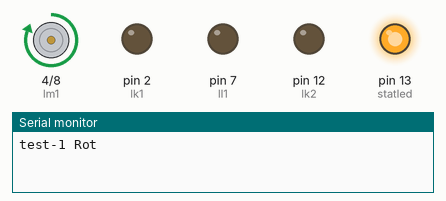
A sketch run on a simulated Arduino Uno, built with avr-gcc and run on an emulated ATmega328P. On the bench: motor-driver pin pairs drawn as motors (green arrow = first pin HIGH = forward, orange = second pin HIGH = backward, longer = more drive), output pins drawn as LEDs (lit = HIGH), the last lines printed to the serial monitor.

Above: at 0.4 s.
At 2.0 s:
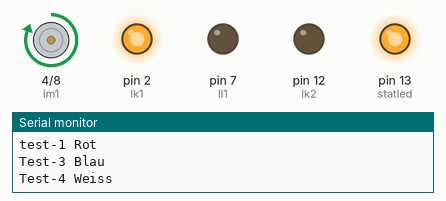
At 2.8 s:
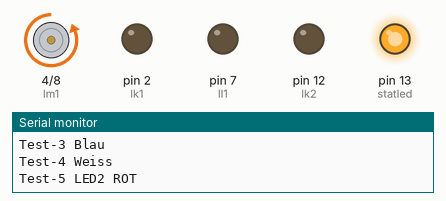
At 3.6 s:
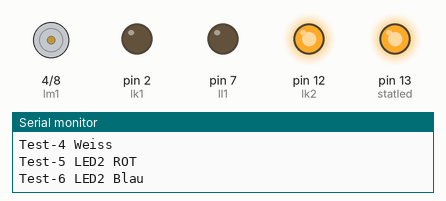
At 5.2 s:
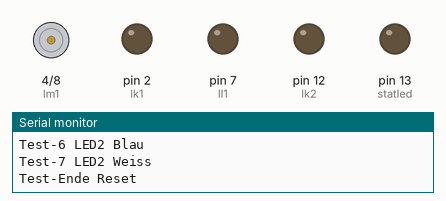
At 6.8 s:
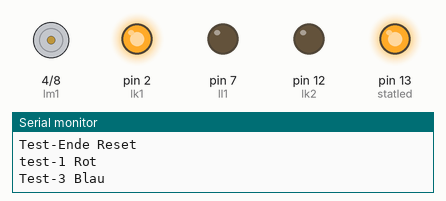
Timing chart, 0 to 7.3 s (numbered marks = the images above):
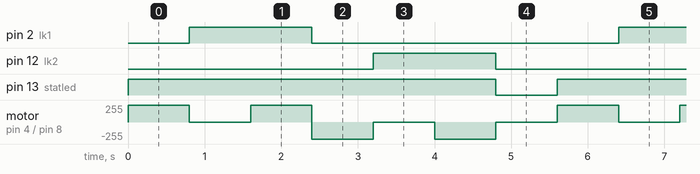

Measured:
- by itself, pin 2 (lk1), pin 12 (lk2): alternates HIGH for 1.6 s and LOW for 4.0 s
- by itself, pin 13 (statled): alternates HIGH for 4.8 s and LOW for 0.80 s
- by itself, motor on pin 4 (lm1) / pin 8 (lm2): repeats every 5.6 s: stopped 0.80 s, forward 255/255 0.80 s, 2 × (backward 255/255 0.80 s, stopped 0.80 s), forward 255/255 0.80 s

The sketch:

_3farb_led_tests.ino
```cpp
/*
  Dieses kleine Programm laesst die 2 LED's abwechselnd Blinken
 */

//globale variable
// lk1 = led1 pin kurz
// lm1 = led1 pin mittel
// ll1 = led1 pin lang
int statled=13;
int lk1=2;
int lm1=4;
int ll1=7;
// led2
int lk2=12;
int lm2=8;
int chtime=800;

//starte setup
void setup()
{
  Serial.begin(9600);
  pinMode(statled,OUTPUT);
  pinMode(lk1,OUTPUT);
  pinMode(lm1,OUTPUT);
  pinMode(ll1,OUTPUT);
  pinMode(lm2,OUTPUT);
  pinMode(lk2,OUTPUT);
}

//das Programm startet ab da
void loop()
{
  digitalWrite(statled,HIGH);
  Serial.println("test-1 Rot");
  digitalWrite(lk1,LOW);
  digitalWrite(ll1,LOW);
  digitalWrite(lm1,HIGH);
  delay(chtime);

  Serial.println("Test-3 Blau");
  digitalWrite(lk1,HIGH);
  digitalWrite(ll1,LOW);
  digitalWrite(lm1,LOW);
  delay(chtime);

  Serial.println("Test-4 Weiss");
  digitalWrite(lk1,HIGH);
  digitalWrite(ll1,LOW);
  digitalWrite(lm1,HIGH);
  delay(chtime);

  Serial.println("Test-5 LED2 ROT");
  led1setlow();
  digitalWrite(lk2,LOW);
  digitalWrite(ll1,LOW);
  digitalWrite(lm2,HIGH);
  delay(chtime);

  Serial.println("Test-6 LED2 Blau");
  led1setlow();
  digitalWrite(lk2,HIGH);
  digitalWrite(ll1,LOW);
  digitalWrite(lm2,LOW);
  delay(chtime);

  Serial.println("Test-7 LED2 Weiss");
  led1setlow();
  digitalWrite(lk2,HIGH);
  digitalWrite(ll1,LOW);
  digitalWrite(lm2,HIGH);
  delay(chtime);

  Serial.println("Test-Ende Reset");
  led1setlow();
  led2setlow();
  digitalWrite(statled,LOW);
  delay(chtime);
}

void blueled1() {
  digitalWrite(lk1,HIGH);
  digitalWrite(ll1,LOW);
  digitalWrite(lm1,LOW);
}

void redled1() {
  digitalWrite(lk1,LOW);
  digitalWrite(ll1,LOW);
  digitalWrite(lm1,HIGH);
}

void whiteled1() {
  digitalWrite(lk1,HIGH);
  digitalWrite(ll1,LOW);
  digitalWrite(lm1,HIGH);
}

// set led ports to LOW
void led1setlow() {
  digitalWrite(lk1,LOW);
  digitalWrite(ll1,LOW);
  digitalWrite(lm1,LOW);
}

void led2setlow() {
  digitalWrite(lk2,LOW);
  //digitalWrite(ll2,LOW);
  digitalWrite(lm2,LOW);
}
```
